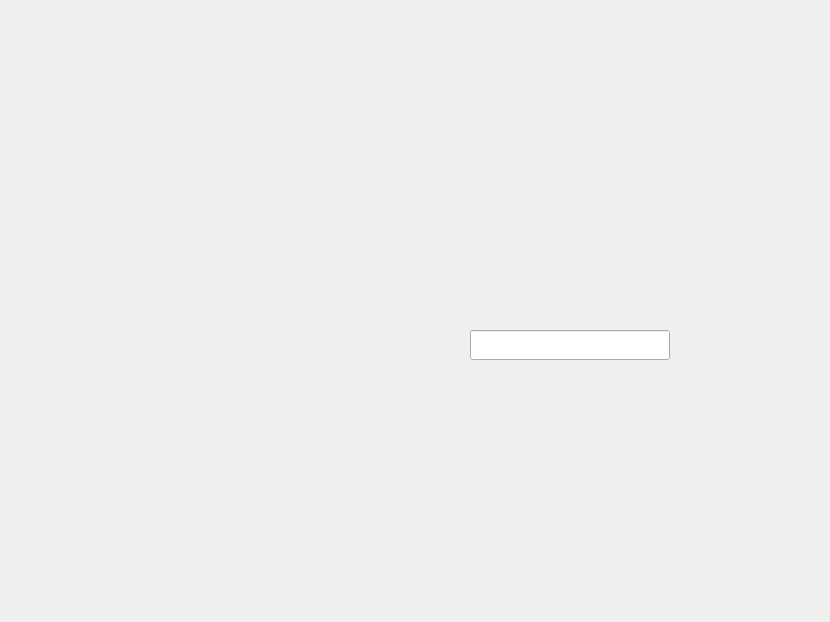
    <widget class="QWidget" name="page_11">
     <widget class="QPushButton" name="butsupprc">
      <property name="geometry">
       <rect>
        <x>590</x>
        <y>510</y>
        <width>161</width>
        <height>30</height>
       </rect>
      </property>
      <property name="maximumSize">
       <size>
        <width>200</width>
        <height>30</height>
       </size>
      </property>
      <property name="font">
       <font>
        <family>Palatino Linotype</family>
        <pointsize>11</pointsize>
        <weight>75</weight>
        <italic>true</italic>
        <bold>true</bold>
       </font>
      </property>
      <property name="styleSheet">
       <string notr="true">background-color: qconicalgradient(cx:0.5, cy:0.5, angle:0, stop:0 rgba(12, 96, 166, 255), stop:0.16 rgba(22, 130, 136, 255), stop:0.225 rgba(41, 136, 166, 255), stop:0.285 rgba(74, 192, 204, 255), stop:0.345 rgba(102, 218, 235, 255), stop:0.415 rgba(135, 245, 215, 255), stop:0.52 rgba(76, 183, 209, 255), stop:0.57 rgba(51, 160, 187, 255), stop:0.635 rgba(42, 168, 166, 255), stop:0.695 rgba(68, 161, 202, 255), stop:0.748744 rgba(86, 129, 218, 255), stop:0.815 rgba(73, 107, 208, 255), stop:0.88 rgba(51, 90, 187, 255), stop:0.935 rgba(26, 103, 137, 255), stop:1 rgba(10, 92, 142, 255));</string>
      </property>
      <property name="text">
       <string/>
      </property>
      <property name="flat">
       <bool>true</bool>
      </property>
     </widget>
     <widget class="QPushButton" name="pushButton_14">
      <property name="geometry">
       <rect>
        <x>380</x>
        <y>510</y>
        <width>171</width>
        <height>30</height>
       </rect>
      </property>
      <property name="maximumSize">
       <size>
        <width>200</width>
        <height>30</height>
       </size>
      </property>
      <property name="font">
       <font>
        <family>Palatino Linotype</family>
        <pointsize>11</pointsize>
        <weight>75</weight>
        <italic>true</italic>
        <bold>true</bold>
       </font>
      </property>
      <property name="styleSheet">
       <string notr="true">background-color: qradialgradient(spread:pad, cx:0.5, cy:0.5, radius:0.5, fx:0.5, fy:0.5, stop:0.482412 rgba(255, 255, 255, 255), stop:1 rgba(0, 0, 0, 255));</string>
      </property>
      <property name="text">
       <string/>
      </property>
      <property name="flat">
       <bool>true</bool>
      </property>
     </widget>
     <widget class="QLineEdit" name="codecs">
      <property name="geometry">
       <rect>
        <x>470</x>
        <y>330</y>
        <width>200</width>
        <height>30</height>
       </rect>
      </property>
      <property name="maximumSize">
       <size>
        <width>200</width>
        <height>30</height>
       </size>
      </property>
      <property name="font">
       <font>
        <family>Javanese Text</family>
        <pointsize>11</pointsize>
        <weight>50</weight>
        <italic>false</italic>
        <bold>false</bold>
       </font>
      </property>
     </widget>
     <widget class="QLabel" name="label_6">
      <property name="geometry">
       <rect>
        <x>300</x>
        <y>12</y>
        <width>521</width>
        <height>601</height>
       </rect>
      </property>
      <property name="text">
       <string/>
      </property>
      <property name="pixmap">
       <pixmap>../Nouveau dossier/Supprimer colis.png</pixmap>
      </property>
      <property name="scaledContents">
       <bool>true</bool>
      </property>
     </widget>
     <zorder>label_6</zorder>
     <zorder>codecs</zorder>
     <zorder>pushButton_14</zorder>
     <zorder>butsupprc</zorder>
    </widget>
